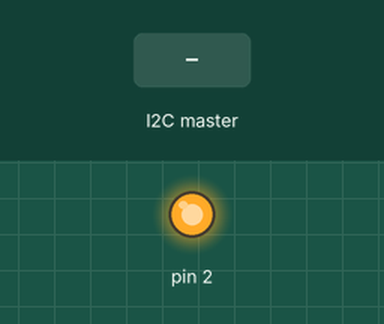
The sketch below on a simulated Arduino Leonardo, built with avr-gcc and run on an emulated ATmega32U4. On the bench: output pins drawn as LEDs (lit = HIGH). The inputs (shaded band) are chosen by the test bench.

Above: at 1.2 s.
1.3 s: the I2C master sends "F"
At 2.2 s:
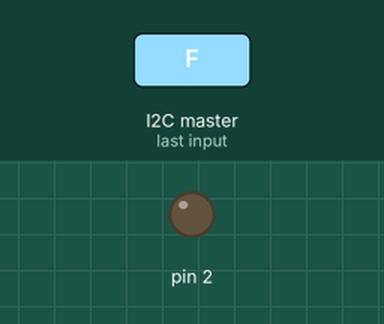
2.8 s: the I2C master sends "K"
At 3.3 s:
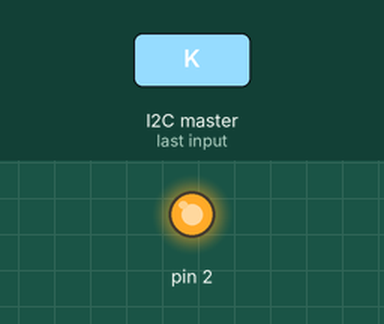
4.3 s: the I2C master sends "L"
At 5.7 s:
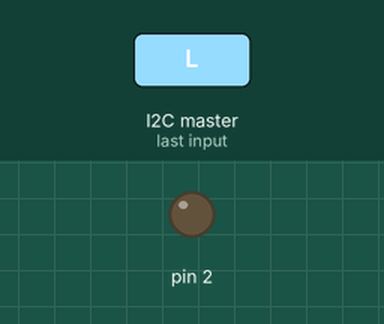
Timing chart, 0 to 7.3 s (numbered marks = the images above; inputs shaded):
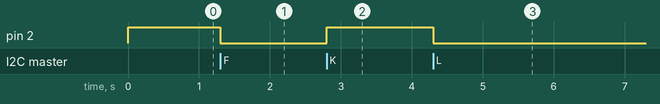

The sketch:

Slave3.ino
```cpp
//i2c Slave Code(Leonardo)
#include <Wire.h>
const int yellow = 2;
void setup()
{
  Wire.begin(5);
  Wire.onReceive(receiveEvent);

  pinMode(2,OUTPUT);


}
void loop()
{
  delay(100);
}

void receiveEvent(int howMany)
{
  while(Wire.available())
  {
    char c = Wire.read();

    //First player passing left
    if (c == 'K'){
      digitalWrite (2,HIGH);
    }

    //Second player passing right
    if (c == 'E'){
      digitalWrite (2,HIGH);
    }

    //Turning off manually
    if (c == 'F'){
      digitalWrite (2,LOW);
    }

    //Default turn off
    if (c == 'L'){
      digitalWrite(2,LOW);
    }
  }
}
```

Measured:
- after the input at 1.3 s, pin 2: HIGH → LOW at once
- after the input at 2.8 s, pin 2: LOW → HIGH at once
- after the input at 4.3 s, pin 2: HIGH → LOW at once
